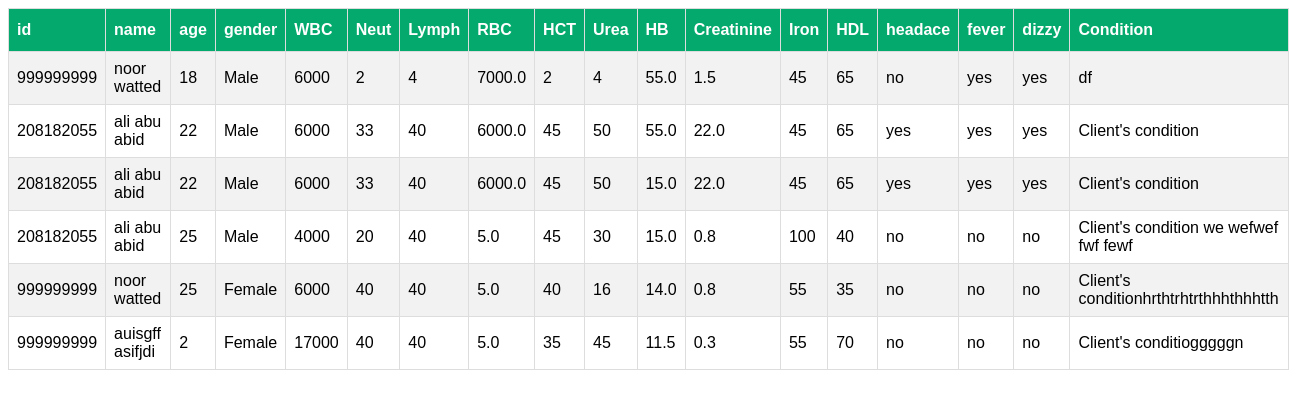
Page /list/ on the committed database.
### doctor/models.py (models this page shows)
class client(models.Model):
    did = models.CharField(max_length=9,null=False)
    name = models.CharField(max_length=15,null=False)
    age = models.SmallIntegerField(null=False)
    gender = models.CharField(max_length=5,null=False,default="male")
    WBC=models.CharField(max_length=5,null=False,default=" ")
    Neut=models.CharField(max_length=2 ,null=False ,default=" ")
    Lymph=models.CharField(max_length=2,null=False,default=" ")
    RBC=models.FloatField(max_length=5,null=False)
    HCT=models.CharField(max_length=2,null=False ,default=" ")
    Urea=models.CharField(max_length=2,null=False ,default=" ")
    HB=models.FloatField(max_length=4,null=False)
    Creatinine= models.FloatField(max_length=4,null=False,default=1.5)
    Iron=models.CharField(max_length=3,null=False,default=" ")
    HDL= models.CharField(max_length=3,null=False,default=" ")
    q1 = models.CharField(max_length=3,null=False)
    q2 = models.CharField(max_length=3,null=False)
    q3 = models.CharField(max_length=3,null=False)
    condition=models.CharField(max_length=3,null=False,default=" ")

### doctor/views.py (the view)
# urls.py: path('list/', list_client,name='list'),
def list_client(request):
    lst = client.objects.all()
    content = {'clients':lst}
    return render(request,'list_client.html',content)

### templates/list_client.html (shortened to what this page needs)
<!DOCTYPE html>
<html>
<head>
</head>
<body>
<table id="customers">
  <tr>
    <th>id</th>
    <th>name</th>
    <th>age</th>
    <th>gender</th>
    <th>WBC</th>
    <th>Neut</th>
    <th>Lymph</th>
    <th>RBC</th>
    <th>HCT</th>
    <th>Urea</th>
    <th>HB</th>
    <th>Creatinine</th>
    <th>Iron</th>
    <th>HDL</th>
    <th>headace</th>
    <th>fever</th>
    <th>dizzy</th>
    <th>Condition</th>
  </tr>
  {% for c in clients %}
  <tr>
    <td>{{c.did}}</td>
    <td>{{c.name}}</td>
    <td>{{c.age}}</td>
    <td>{{c.gender}}</td>
    <td>{{c.WBC}}</td>
    <td>{{c.Neut}}</td>
    <td>{{c.Lymph}}</td>
    <td>{{c.RBC}}</td>
    <td>{{c.HCT}}</td>
    <td>{{c.Urea}}</td>
    <td>{{c.HB}}</td>
    <td>{{c.Creatinine}}</td>
    <td>{{c.Iron}}</td>
    <td>{{c.HDL}}</td>
    <td>{{c.q1}}</td>
    <td>{{c.q2}}</td>
    <td>{{c.q3}}</td>
    <td>{{c.condition}}</td>
  </tr>
  {% endfor %}
</table>
</body>
</html>

### templates/list_client.html (style rules this page uses)
#customers { font-family: Arial, Helvetica, sans-serif; border-collapse: collapse; width: 100%; }
#customers td, #customers th { border: 1px solid #ddd; padding: 8px; }
#customers tr:nth-child(even) { background-color: #f2f2f2; }
#customers th { padding-top: 12px; padding-bottom: 12px; text-align: left; background-color: #04AA6D; color: white; }

### rows in the picture
client: did "999999999", name "noor watted", age "18", gender "Male", WBC "6000", Neut "2", Lymph "4", RBC "7000.0", HCT "2", Urea "4", HB "55.0", Creatinine "1.5", Iron "45", HDL "65", q1 "no", q2 "yes", q3 "yes", condition "df"
client: did "208182055", name "ali abu abid", age "22", gender "Male", WBC "6000", Neut "33", Lymph "40", RBC "6000.0", HCT "45", Urea "50", HB "55.0", Creatinine "22.0", Iron "45", HDL "65", q1 "yes", q2 "yes", q3 "yes", condition "Client's condition"
client: did "208182055", name "ali abu abid", age "22", gender "Male", WBC "6000", Neut "33", Lymph "40", RBC "6000.0", HCT "45", Urea "50", HB "15.0", Creatinine "22.0", Iron "45", HDL "65", q1 "yes", q2 "yes", q3 "yes", condition "Client's condition"
client: did "208182055", name "ali abu abid", age "25", gender "Male", WBC "4000", Neut "20", Lymph "40", RBC "5.0", HCT "45", Urea "30", HB "15.0", Creatinine "0.8", Iron "100", HDL "40", q1 "no", q2 "no", q3 "no", condition "Client's condition we wefwef fwf fewf"
client: did "999999999", name "noor watted", age "25", gender "Female", WBC "6000", Neut "40", Lymph "40", RBC "5.0", HCT "40", Urea "16", HB "14.0", Creatinine "0.8", Iron "55", HDL "35", q1 "no", q2 "no", q3 "no", condition "Client's conditionhrthtrhtrthhhthhhtth"
client: did "999999999", name "auisgff asifjdi", age "2", gender "Female", WBC "17000", Neut "40", Lymph "40", RBC "5.0", HCT "35", Urea "45", HB "11.5", Creatinine "0.3", Iron "55", HDL "70", q1 "no", q2 "no", q3 "no", condition "Client's conditiogggggn"
